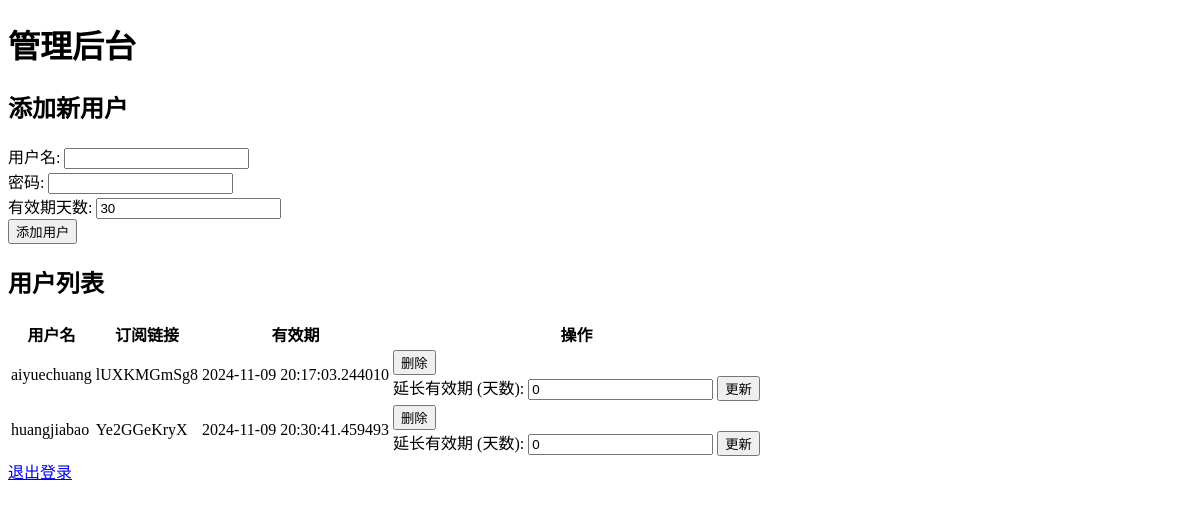
Before: /admin (signed in) with the older database file.
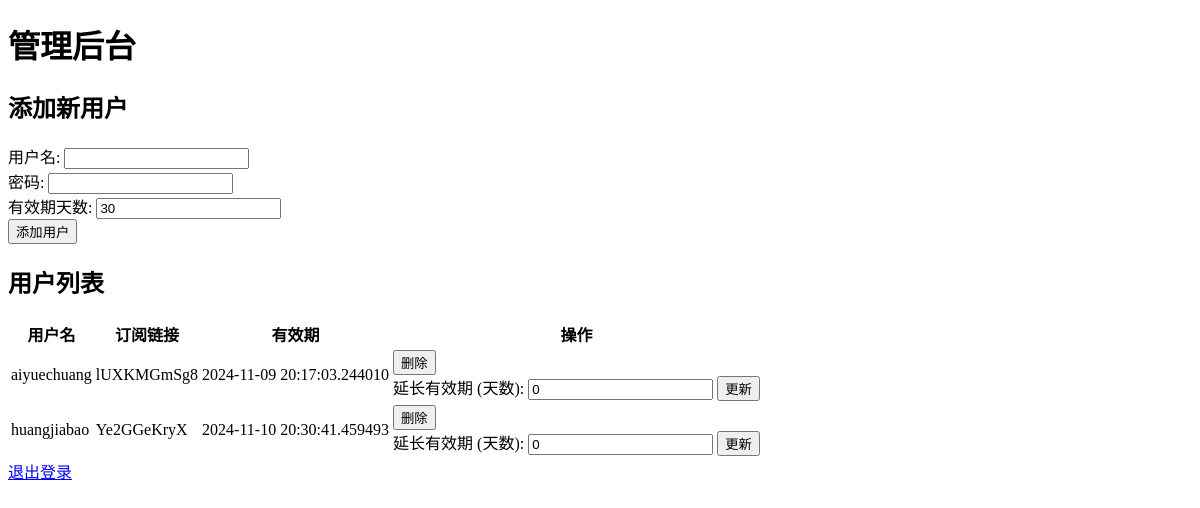
After: the same page with the newer database file.
### app.py (models this page shows, shortened)
class User(db.Model):
    id = db.Column(db.Integer, primary_key=True)
    username = db.Column(db.String(150), nullable=False, unique=True)
    password = db.Column(db.String(150), nullable=False)
    expiration_date = db.Column(db.DateTime, nullable=True)
    subscription_link = db.Column(db.String(200), nullable=True, unique=True)

### app.py (the view, shortened to what this page needs)
@app.route('/admin', methods=['GET', 'POST'])
@admin_login_required
def admin():
    users = User.query.all()
    return render_template('admin.html', users=users)

### app.py (called while the page is built)
def admin_login_required(f):
    @wraps(f)
    def decorated_function(*args, **kwargs):
        if 'admin_logged_in' not in session:
            flash("请先登录", "danger")
            return redirect(url_for('login'))
        return f(*args, **kwargs)
    return decorated_function

### templates/admin.html (shortened to what this page needs)
<!DOCTYPE html>
<html lang="en">
<head>
</head>
<body>
    <h1>管理后台</h1>
    <h2>添加新用户</h2>
    <form method="post">
        <label>用户名: <input type="text" name="username"></label><br>
        <label>密码: <input type="password" name="password"></label><br>
        <label>有效期天数: <input type="number" name="expiration_days" value="30"></label><br>
        <button type="submit">添加用户</button>
    </form>
    <h2>用户列表</h2>
    <table>
        <tr>
            <th>用户名</th>
            <th>订阅链接</th>
            <th>有效期</th>
            <th>操作</th>
        </tr>
        {% for user in users %}
        <tr>
            <td>{{ user.username }}</td>
            <td>{{ user.subscription_link }}</td>
            <td>{{ user.expiration_date }}</td>
            <td>
                <form method="post">
                    <button type="submit">删除</button>
                </form>
                <form method="post">
                    <label>延长有效期 (天数): <input type="number" name="additional_days" value="0"></label>
                    <button type="submit">更新</button>
                </form>
            </td>
        </tr>
        {% endfor %}
    </table>
    <a href="{{ url_for('logout') }}">退出登录</a>
</body>
</html>

Changed rows visible on the page:
changed User "huangjiabao": expiration_date "2024-11-09 20:30:41.459493" → "2024-11-10 20:30:41.459493"
